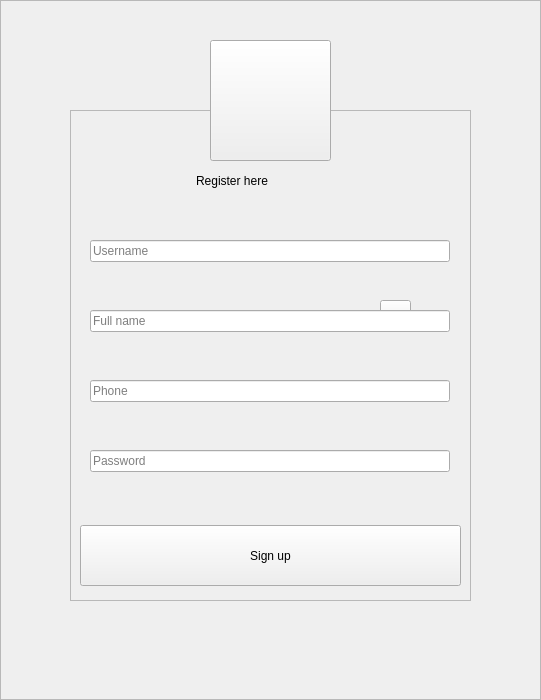
<?xml version="1.0" encoding="UTF-8"?>
<ui version="4.0">
 <class>Registration</class>
 <widget class="QWidget" name="Registration">
  <property name="geometry">
   <rect>
    <x>0</x>
    <y>0</y>
    <width>541</width>
    <height>700</height>
   </rect>
  </property>
  <property name="minimumSize">
   <size>
    <width>541</width>
    <height>700</height>
   </size>
  </property>
  <property name="maximumSize">
   <size>
    <width>541</width>
    <height>700</height>
   </size>
  </property>
  <property name="windowTitle">
   <string>Registration</string>
  </property>
  <property name="styleSheet">
   <string notr="true">*
{
	font-family:century gothic;
	font-size:24px;
}

#frame
{
	background:#333;
	border-radius:22px;
}

#frame_2
{
	background:url(C:\Users\Wester35\Downloads\sgustok_fraktal_sirenevyj_132619_1600x1200.jpg);
	border-radius:10px;
}

#pushButton
{
color:white;
background:#4B0082;
border-radius:15px;
transition: background 1s;
}

#pushButton:hover
{
	color:#4B0082;
	background:#696969;
	border-radius:15px;

}

#pushButton:pressed 
{
background-color: #483D8B;
transform: scale(0.9);
}

QToolButton
{
background:#4B0082;
border-radius:60px;
}

QMainWindow
{
background:url('resources/sgustok_fraktal_sirenevyj_132619_1600x1200.jpg');
}

QLineEdit
{
background:transparent;
border:none;
color:#717072;
border-bottom:1px solid #717072;
}

#checkPassword
{
background:#333;
color:white;
border-radius:15px;
transition: background 1s;
}

#checkPassword:hover
{
background:#4B0082;
border-radius:15px;
}

#checkPassword:pressed
{
background:#483D8B;
transform: scale(0.9);
}

QCheckBox {
    font-size: 16px;
}

</string>
  </property>
  <widget class="QFrame" name="frame">
   <property name="geometry">
    <rect>
     <x>70</x>
     <y>110</y>
     <width>401</width>
     <height>491</height>
    </rect>
   </property>
   <property name="frameShape">
    <enum>QFrame::Shape::StyledPanel</enum>
   </property>
   <property name="frameShadow">
    <enum>QFrame::Shadow::Raised</enum>
   </property>
   <widget class="QLabel" name="label">
    <property name="geometry">
     <rect>
      <x>126</x>
      <y>50</y>
      <width>151</width>
      <height>41</height>
     </rect>
    </property>
    <property name="styleSheet">
     <string notr="true"/>
    </property>
    <property name="text">
     <string>Register here</string>
    </property>
   </widget>
   <widget class="QPushButton" name="pushButton">
    <property name="geometry">
     <rect>
      <x>10</x>
      <y>415</y>
      <width>381</width>
      <height>61</height>
     </rect>
    </property>
    <property name="text">
     <string>Sign up</string>
    </property>
   </widget>
   <widget class="QLineEdit" name="usernameEdit">
    <property name="geometry">
     <rect>
      <x>20</x>
      <y>130</y>
      <width>360</width>
      <height>22</height>
     </rect>
    </property>
    <property name="text">
     <string/>
    </property>
    <property name="placeholderText">
     <string>Username</string>
    </property>
   </widget>
   <widget class="QLineEdit" name="passwordEdit">
    <property name="geometry">
     <rect>
      <x>20</x>
      <y>340</y>
      <width>360</width>
      <height>22</height>
     </rect>
    </property>
    <property name="inputMask">
     <string/>
    </property>
    <property name="text">
     <string/>
    </property>
    <property name="echoMode">
     <enum>QLineEdit::EchoMode::Password</enum>
    </property>
    <property name="placeholderText">
     <string>Password</string>
    </property>
   </widget>
   <widget class="QPushButton" name="checkPassword">
    <property name="geometry">
     <rect>
      <x>310</x>
      <y>190</y>
      <width>31</width>
      <height>31</height>
     </rect>
    </property>
    <property name="text">
     <string/>
    </property>
   </widget>
   <widget class="QLineEdit" name="fioEdit">
    <property name="geometry">
     <rect>
      <x>20</x>
      <y>200</y>
      <width>360</width>
      <height>22</height>
     </rect>
    </property>
    <property name="text">
     <string/>
    </property>
    <property name="placeholderText">
     <string>Full name</string>
    </property>
   </widget>
   <widget class="QLineEdit" name="fioEdit_2">
    <property name="geometry">
     <rect>
      <x>20</x>
      <y>270</y>
      <width>360</width>
      <height>22</height>
     </rect>
    </property>
    <property name="text">
     <string/>
    </property>
    <property name="placeholderText">
     <string>Phone</string>
    </property>
   </widget>
  </widget>
  <widget class="QFrame" name="frame_2">
   <property name="geometry">
    <rect>
     <x>0</x>
     <y>0</y>
     <width>541</width>
     <height>700</height>
    </rect>
   </property>
   <property name="minimumSize">
    <size>
     <width>541</width>
     <height>700</height>
    </size>
   </property>
   <property name="maximumSize">
    <size>
     <width>541</width>
     <height>700</height>
    </size>
   </property>
   <property name="frameShape">
    <enum>QFrame::Shape::StyledPanel</enum>
   </property>
   <property name="frameShadow">
    <enum>QFrame::Shadow::Raised</enum>
   </property>
  </widget>
  <widget class="QToolButton" name="toolButton">
   <property name="geometry">
    <rect>
     <x>210</x>
     <y>40</y>
     <width>121</width>
     <height>121</height>
    </rect>
   </property>
   <property name="text">
    <string/>
   </property>
   <property name="icon">
    <iconset>
     <normaloff>resources/free-icon-login-1674704.png</normaloff>resources/free-icon-login-1674704.png</iconset>
   </property>
   <property name="iconSize">
    <size>
     <width>78</width>
     <height>78</height>
    </size>
   </property>
  </widget>
  <zorder>frame_2</zorder>
  <zorder>frame</zorder>
  <zorder>toolButton</zorder>
 </widget>
 <resources/>
 <connections/>
</ui>
